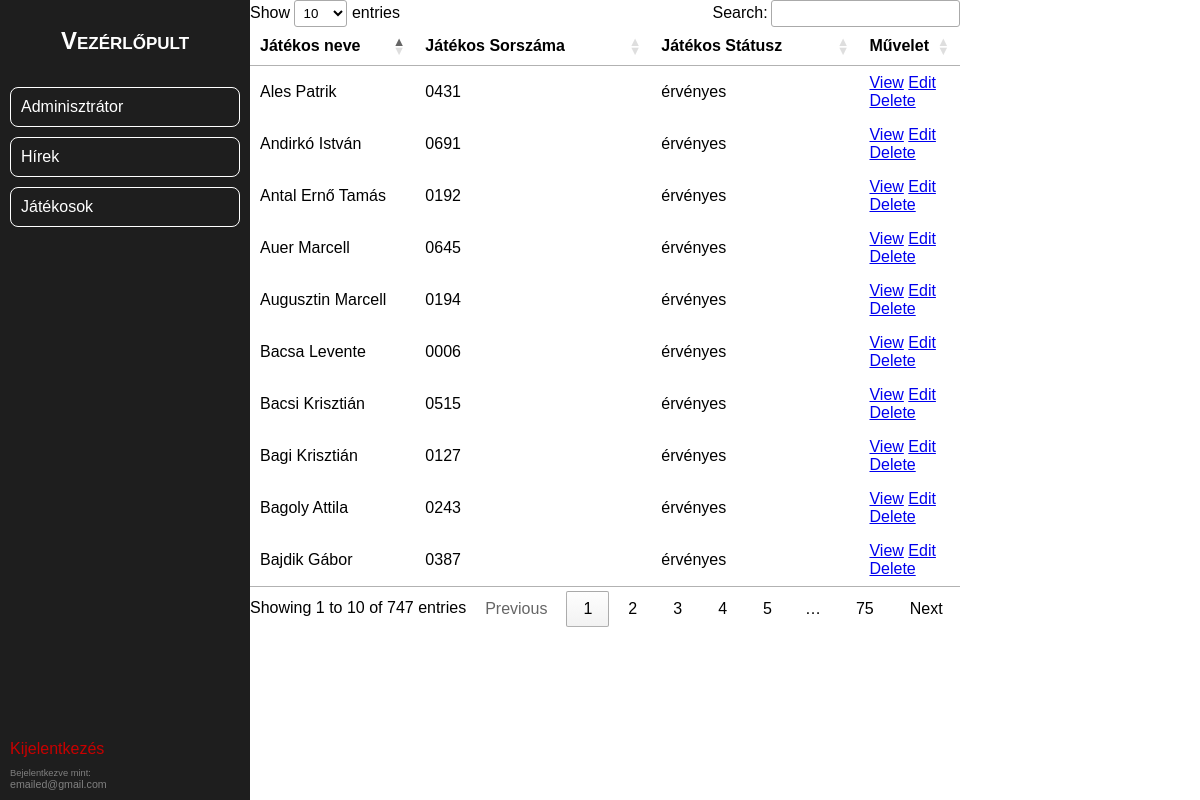
Page /admin/players/ezt_szerintem_folosleges_players_health_existing.php (signed in) on the earlier database version.
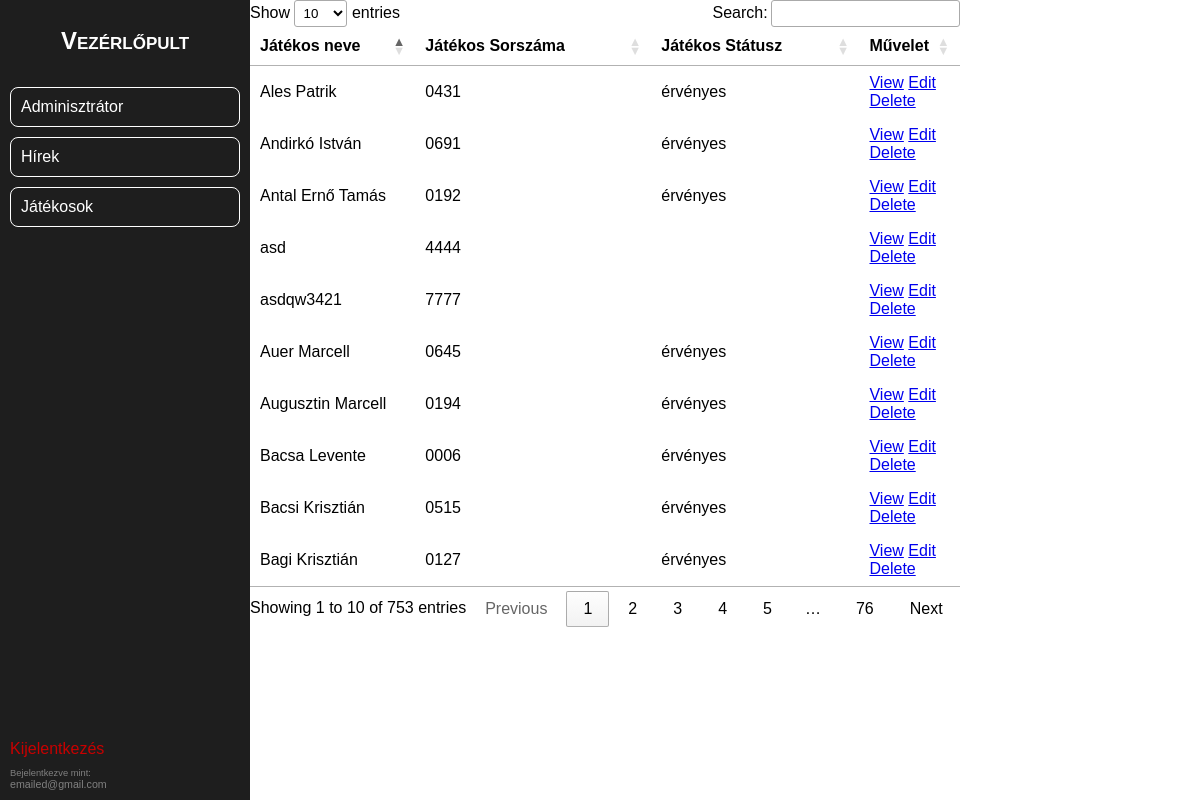
Same page on the later database version.
### tables this page shows
CREATE TABLE IF NOT EXISTS `players_data` (
  `player_id` int NOT NULL AUTO_INCREMENT,
  `name` varchar(100) DEFAULT NULL,
  `registration_number` varchar(10) DEFAULT NULL,
  `validity_date` date DEFAULT NULL,
  `status` enum('érvényes','eltiltva') DEFAULT NULL,
  `suspension_start_date` date DEFAULT NULL,
  `suspension_end_date` date DEFAULT NULL,
  `profile_pic` text NOT NULL,
  PRIMARY KEY (`player_id`)
);

### admin/players/ezt_szerintem_folosleges_players_health_existing.php (the view, shortened to what this page needs)
<?php
include("../headers/header.php");
?>
<div class="posts-list w-100 p-5">
    <div class="news-container">
        <link rel="stylesheet" type="text/css" href="https://cdn.datatables.net/1.10.25/css/jquery.dataTables.min.css">
        <table class="table table-bordered" id="players-table-data">
            <thead>
                <tr>
                    <th style="width:15%;">Játékos neve</th>
                    <th style="width:45%;">Játékos Sorszáma</th>
                    <th style="width:45%;">Játékos Státusz</th>
                    <th style="width:25%;">Művelet</th>
                </tr>
            </thead>
            <tbody>
                <?php
                include('../../connect.php');
                $sqlSelect = "SELECT * FROM players_data";
                $result = mysqli_query($conn, $sqlSelect);
                while ($data = mysqli_fetch_array($result)) {
                ?>
                    <tr>
                        <td><?php echo $data["name"] ?></td>
                        <td><?php echo $data["registration_number"] ?></td>
                        <td><?php echo $data["status"] ?></td>
                        <td>
                            <a class="btn btn-info" href="players_check.php?id=<?php echo $data["player_id"] ?>">View</a>
                            <a class="btn btn-warning" href="players_health_edit.php?id=<?php echo $data["player_id"] ?>">Edit</a>
                            <a class="btn btn-danger" href="players_health_delete.php?id=<?php echo $data["player_id"] ?>">Delete</a>
                        </td>
                    </tr>
                <?php
                }
                ?>
            </tbody>
        </table>
    </div>
</div>
<?php
include("../headers/footer.php");
?>

### admin/headers/header.php (shortened to what this page needs)
<!DOCTYPE html>
<html lang="en">
<head>
</head>
<body>
    <div class="main">
        <div class="container">
            <h1 class="dashboard"><a href="../panels/dashboard_panel.php">Vezérlőpult</a></h1>
            <div class="menu-container">
                <a href="../panels/admin_panel.php" class="admin">Adminisztrátor</a>
                <a href="../panels/news_panel.php" class="news">Hírek</a>
                <a href="../panels/players_panel.php" class="players">Játékosok</a>
            </div>
            <div class="logged">
                <a href="../logout.php" class="logout">Kijelentkezés</a>
                <div class="logged-user">
                    <span class="in-as">Bejelentkezve mint:</span>
                    <span id="user"><?php print $_SESSION["email"] ?></span>
                </div>
            </div>
        </div>

### admin/headers/footer.php
</div>
</body>
</html>

Differences in the rows shown:
no longer on this page (row edited): players_data: name "Bagoly Attila", registration_number "0243", status "érvényes"
no longer on this page (row edited): players_data: name "Bajdik Gábor", registration_number "0387", status "érvényes"
added players_data: name "asd", registration_number "4444"
added players_data: name "asdqw3421", registration_number "7777"
Other differences:
text written by a page script: "Show entries Search: Showing 1 to 10 of 747 entries Previous 1 2 3 4 5 … 75 Next" → "Show entries Search: Showing 1 to 10 of 753 entries Previous 1 2 3 4 5 … 76 Next"
